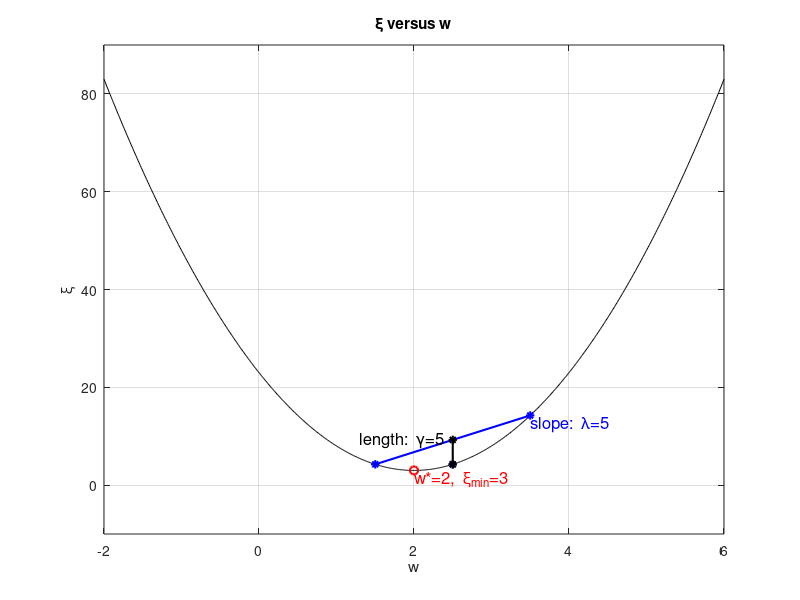

MATLAB code to generate this figure:
clc
clear
close all
%% exercise 5.2
% xi versus w
w = -2:0.01:6;
xi = 5*w.^2-20.*w+23;
plot(w,xi,'k');
grid on; hold on;
% w* and xi min
index_min = find(min(xi) == xi);
w_min = w(index_min);
xi_min = xi(index_min);
plot(w_min, xi_min, 'ro','LineWidth',1.5);
hold on;
strmin = ['w*=', num2str(w_min), ...
    ',  \xi_{min}=', num2str(xi_min)];
text(w_min,xi_min,strmin,'VerticalAlignment','top','FontSize',12,'color','r');
% lambda
index_v = find(2.5 == w);
xi_v = xi(index_v);
left_index = find(1.5 == w);
xi_v_left = xi(left_index);
right_index = find(3.5 == w);
xi_v_right = xi(right_index);
plot([1.5,2.5,3.5],[xi_v_left,xi_v,xi_v_right], 'b*', 'LineWidth', 1.5);
plot([1.5,3.5],[xi_v_left,xi_v_right], 'b', 'LineWidth', 1.5);
strlambda = ['slope:  \lambda=', num2str(5)];
text(3.5,xi_v_right,strlambda,'VerticalAlignment','top','FontSize',12,'color','b');
% gamma
tmp = 0.5*(xi_v_left+xi_v_right);
plot([2.5,2.5],[xi_v,tmp],'k*-','LineWidth',1.5);
strgamma = ['length:  \gamma=', num2str(5),'  '];
text(2.5,tmp,strgamma,'HorizontalAlignment','right','FontSize',12,'color','k');

title('\xi versus w');
xlabel('w'); ylabel('\xi');
axis([-2,6,-10,90]);